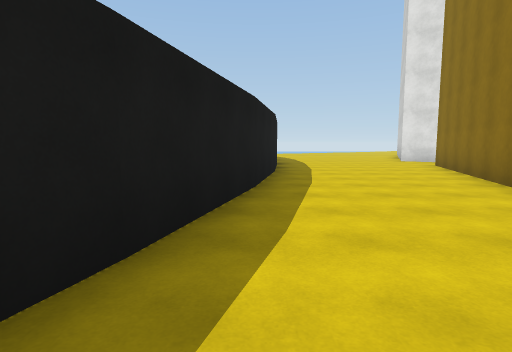
view 1 (above)

24 first-person views from a walk through a 3-D level made in the Unity game engine. The camera is 1.4 m above the floor, tilts 6° down and sees 80° across. The floor is counted in squares, 2 m on a side. Each view is taken from the middle of a square. On the plan, view 1 faces up. The plan holds only what a view shows up to about 10 squares ahead; the rest is blank. The place goes on beyond the plan. The player is left out. Surface patterns are stand-ins for the level's own textures.

view 2
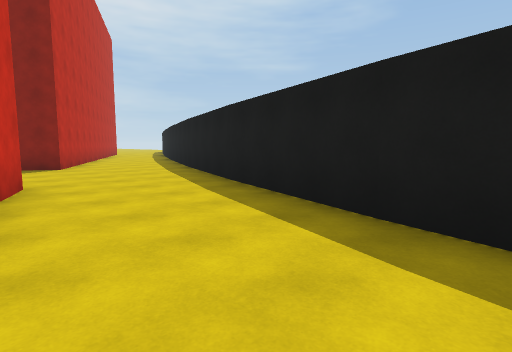

view 3
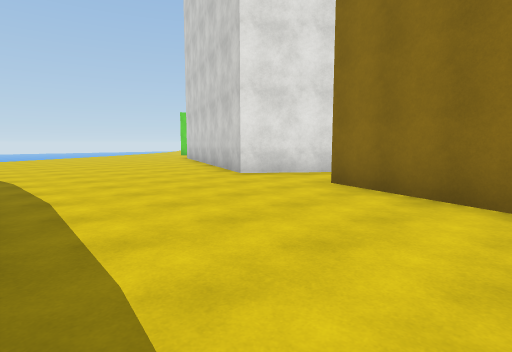

view 4
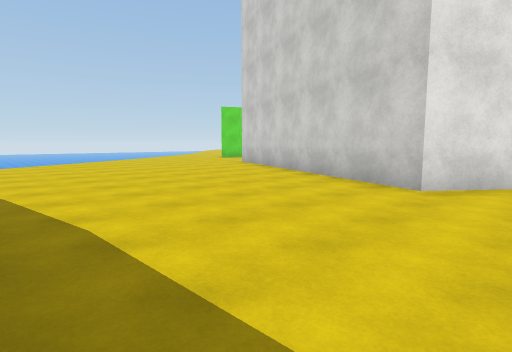

view 5
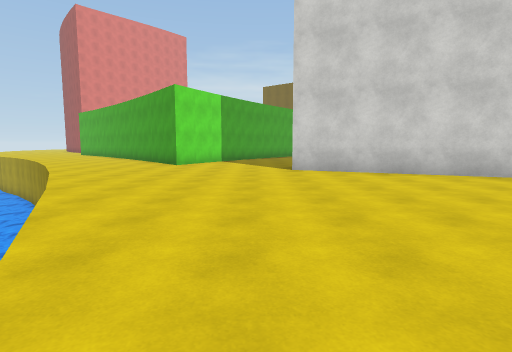

view 6
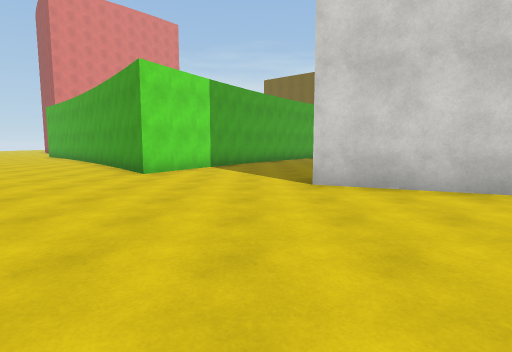

view 7
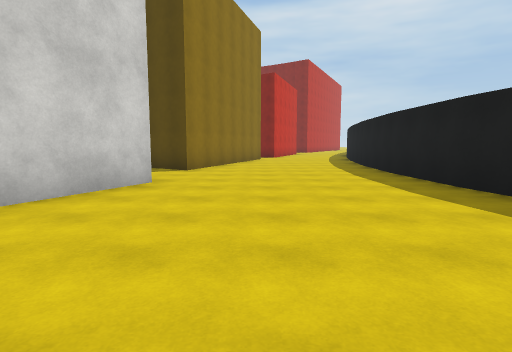

view 8
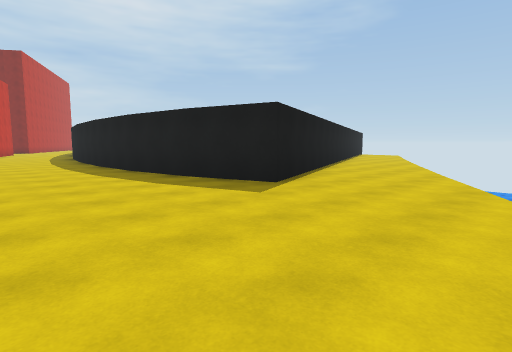

view 9
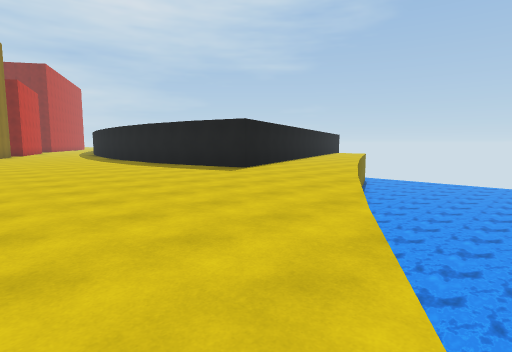

view 10
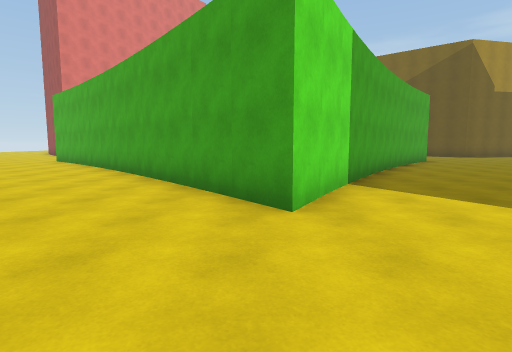

view 11
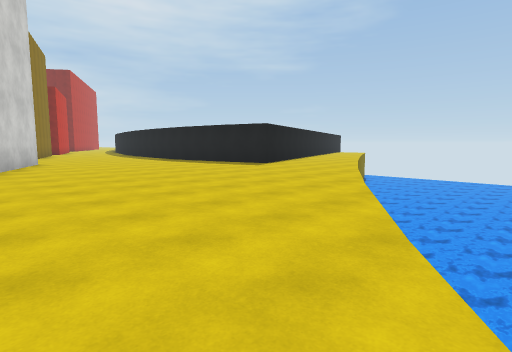

view 12
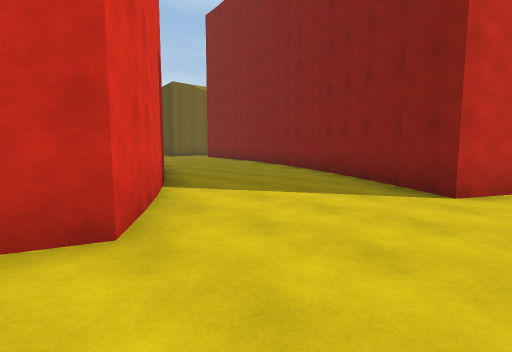

view 13
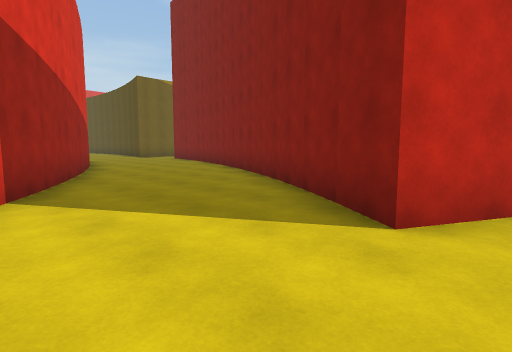

view 14
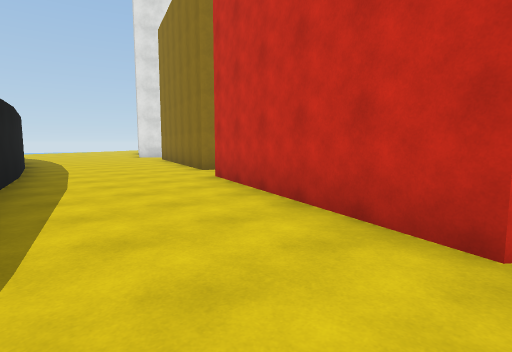

view 15
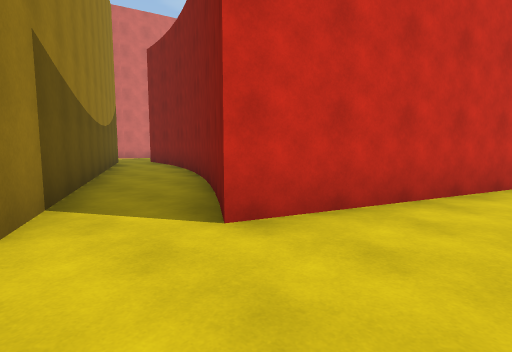

view 16
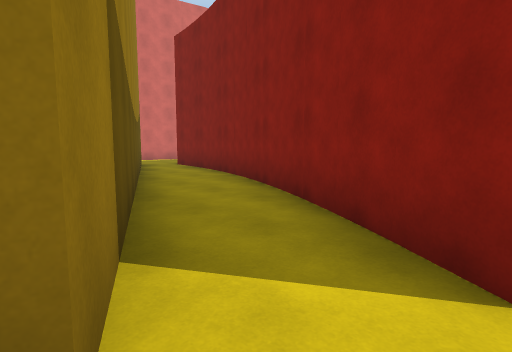

view 17
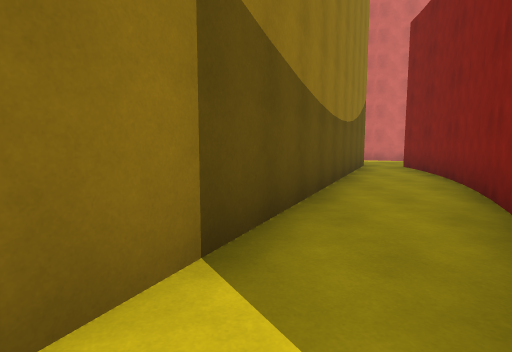

view 18
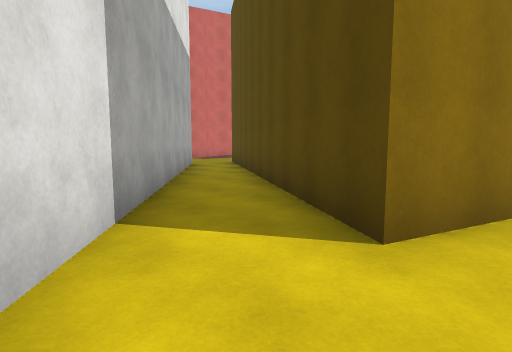

view 19
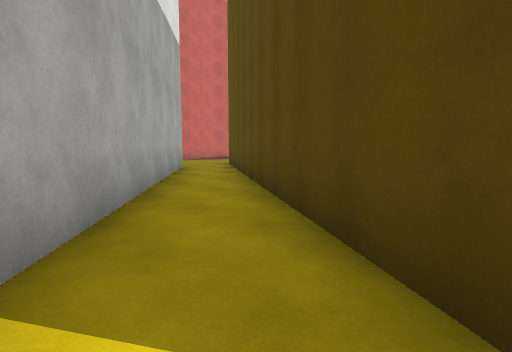

view 20
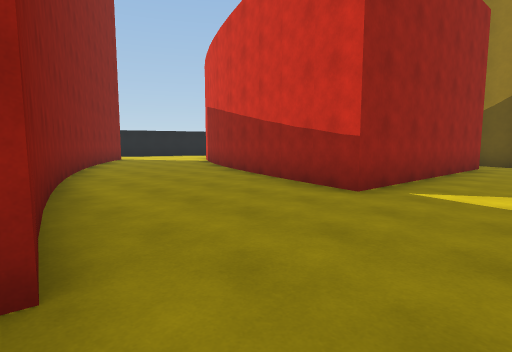

view 21
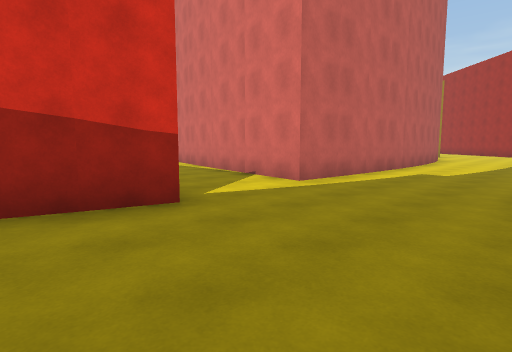

view 22
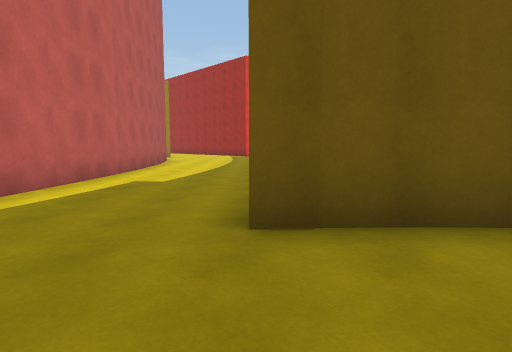

view 23
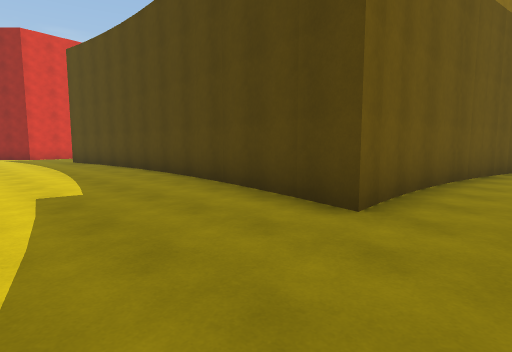

view 24
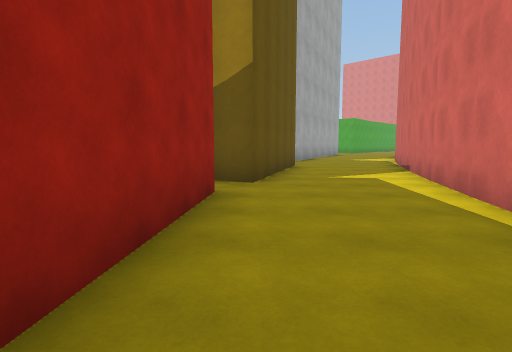

### Floor plan
Key: @ floor where view 1 was taken; # wall or solid block; . floor; v drop or lower ground.
Columns run from 1 left of view 1 to 25 right of it. Each row starts with its distance up from view 1.
 27          vv.....##
 26          v.....##
 25   vvv  vv.....##
 24 vvvvvvv......##
 23 vvvvv........###
 22 vvvv...........###
 21 vv...............##
 20 ..........#.......##
 19 ..........#   .....#
 18 ..........#     ....
 17 ##.......##      ...
 16  #.......#
 15  #......##
 14  #......#
 13  #.....##
 12  #......##
 11  #.......##
 10  #........##
  9  #.....##..##
  8  #....#####.##
  7  #....#   #####
  6  #....#     ####
  5  #...##      ##.
  4 ##...##       ##...#
  3 #.....####    ##...#
  2 #...#....###  #...##
  1 #...###....####...#
  0 .@.## ###....##...#
 -1 ...#    ####.....##
 -2 ...#       ###...#
 -3 ...##        #...#
 -4 ....###      #...#
 -5 ......###    #..##
 -6 ........###  #..#
 -7 .#........####..####  ##
 -8 ####...............####.
 -9    ###.....................
-10      ###...................
-11        ####.....#.........
-12           ####..##########
-13               ..#

Positions as (right, up) in squares from view 1, and headings:
1: (0, 0), facing up
2: (2, 3), facing down-left
3: (1, 7), facing up-right
4: (1, 11), facing up-right
5: (1, 21), facing right
6: (4, 21), facing right
7: (4, 18), facing down
8: (4, 21), facing down-left
9: (6, 24), facing down-left
10: (8, 24), facing right
11: (8, 25), facing down-left
12: (-1, -2), facing down-right
13: (-1, -4), facing down-right
14: (-1, -3), facing up-right
15: (1, 4), facing down-right
16: (3, 4), facing down-right
17: (3, 3), facing right
18: (5, 12), facing down-right
19: (6, 11), facing down-right
20: (14, -12), facing up-left
21: (10, -11), facing up-right
22: (12, -11), facing right
23: (13, -8), facing down-right
24: (13, -6), facing up
